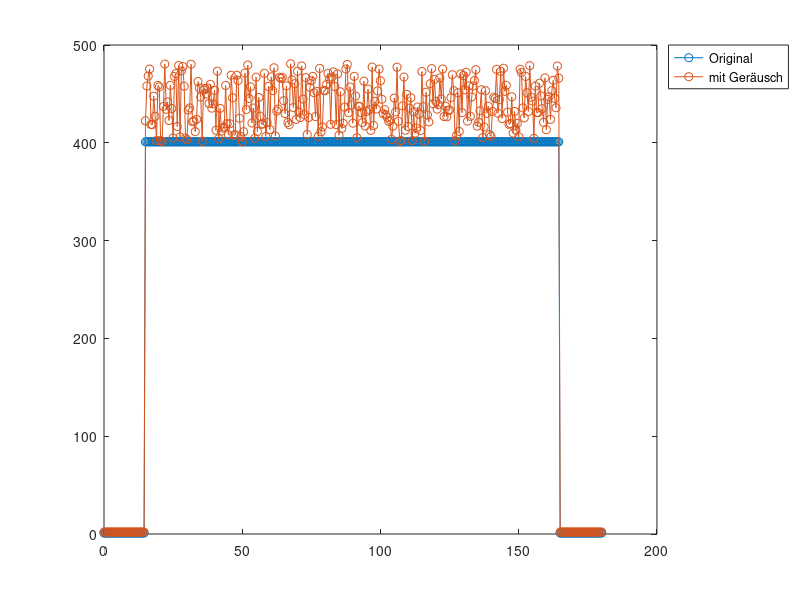

Recreate this plot in MATLAB. (Note: this script raises an error after producing the figure.)
% Beschreibung: Implementation vom Test 1 in der Dokumentation

%% Signalerzeugung %%
% Erzeugen des Signals mit Gauß-Geräusch, Nebenbedingung: alle Werte von 
% Geräusch ist großer als 0
snr_dB = 7;
signalPowerConfig = 'measured';
midVal = 400;
repeatedTimeValMid = 150;%Ton = 2*repeatedTimeValMid
tVal = 0:0.5:180;
tComp = 90;
xVal = midVal*rectpuls(tVal-tComp,repeatedTimeValMid)+1;
onIntervalBegin = (180*2-repeatedTimeValMid/0.5)/2 + 1;
onIntervalEnd = onIntervalBegin + repeatedTimeValMid/0.5 -1;
noise = abs(awgn(xVal(onIntervalBegin:onIntervalEnd),snr_dB,signalPowerConfig));
ampCoef = 0.2;
noise = mod(noise,midVal*ampCoef);
xnVal = [xVal(1:onIntervalBegin-1) noise xVal(onIntervalEnd+1:end)];
xnVal = xnVal + xVal;
draw = 1;
figureNo = 1;
if draw == 1
    figure(figureNo);
    plot(tVal,xVal,'-o',tVal,xnVal,'-o');
    figureNo = figureNo + 1;
    legend('Original','mit Geräusch','Location','northeastoutside');
end
%% Berechnung der Wirkung des Filters %%

% slopeO: Steigung des Originalzustandes, slopeF: Steigung nach dem Filtern,
% diff_x: Wirkung des Filters auf einen Bereich

% Mit dem Maximally-Flat-Methode-entworfenen Filter
draw = 0;
phase = 1;
filterObj = filterMaximallyFlatFIR_p4;
output = filterIIR(xnVal, tVal, filterObj, draw, phase, figureNo);
if draw == 1
    figureNo = figureNo + 1;
end
slopeO = slopeArray(xnVal(onIntervalBegin:onIntervalEnd), ...
    tVal(onIntervalBegin:onIntervalEnd));
slopeF = slopeArray(output(onIntervalBegin:onIntervalEnd), ...
    tVal(onIntervalBegin:onIntervalEnd));
draw = 0;
if draw == 1
    figure(figureNo);
    hVal = [1:numel(slopeF)];
    plot(hVal,slopeO,'-',hVal,slopeF,'-');
    legend('Original','gefilterten-Signal','Location','northeastoutside');
    figureNo = figureNo + 1;
end
slopeO = rms(slopeO);
slopeF = rms(slopeF);
diff_mf = 20.*log10(slopeF./slopeO);

%Mit dem Window-Kaiser-Methode-entworfenen Filter
draw = 0;
phase = 2;
filterObj = filterWindowKaiser_p10;
output = filterFIR(xnVal, tVal, filterObj, draw, phase, figureNo);
if draw == 1
    figureNo = figureNo + 1;
end
slopeO = slopeArray(xnVal(onIntervalBegin:onIntervalEnd), ...
    tVal(onIntervalBegin:onIntervalEnd));
slopeF = slopeArray(output(onIntervalBegin:onIntervalEnd), ...
    tVal(onIntervalBegin:onIntervalEnd));
draw = 0;
if draw == 1
    figure(figureNo);
    hVal = [1:numel(slopeF)];
    plot(hVal,slopeO,'-',hVal,slopeF,'-');
    legend('Original','gefilterten-Signal','Location','northeastoutside');
    figureNo = figureNo + 1;
end
slopeO = rms(slopeO);
slopeF = rms(slopeF);
diff_wk = 20.*log10(slopeF./slopeO);

% Mit dem Least-Squares-Methode-entworfenen Filter
draw = 0;
phase = 2;
filterObj = filterLeastSquares_p11;
output = filterFIR(xnVal, tVal, filterObj, draw, phase, figureNo);
if draw == 1
    figureNo = figureNo + 1;
end
slopeO = slopeArray(xnVal(onIntervalBegin:onIntervalEnd), ...
    tVal(onIntervalBegin:onIntervalEnd));
slopeF = slopeArray(output(onIntervalBegin:onIntervalEnd), ...
    tVal(onIntervalBegin:onIntervalEnd));
draw = 0;
if draw == 1
    figure(figureNo);
    hVal = [1:numel(slopeF)];
    plot(hVal,slopeO,'-',hVal,slopeF,'-');
    legend('Original','gefilterten-Signal','Location','northeastoutside');
    figureNo = figureNo + 1;
end
slopeO = rms(slopeO);
slopeF = rms(slopeF);
diff_lsq = 20.*log10(slopeF./slopeO);

% Mit dem Equiripple-Methode-entworfenen Filter
draw = 0;
phase = 2;
filterObj = filterEquiripple_p3;
output = filterFIR(xnVal, tVal, filterObj, draw, phase, figureNo);
if draw == 1
    figureNo = figureNo + 1;
end
slopeO = slopeArray(xnVal(onIntervalBegin:onIntervalEnd), ...
    tVal(onIntervalBegin:onIntervalEnd));
slopeF = slopeArray(output(onIntervalBegin:onIntervalEnd), ...
    tVal(onIntervalBegin:onIntervalEnd));
draw = 0;
if draw == 1
    figure(figureNo);
    hVal = [1:numel(slopeF)];
    plot(hVal,slopeO,'-',hVal,slopeF,'-');
    legend('Original','gefilterten-Signal','Location','northeastoutside');
    figureNo = figureNo + 1;
end
slopeO = rms(slopeO);
slopeF = rms(slopeF);
diff_eq = 20.*log10(slopeF./slopeO);

% Mit dem Window-Bartlett-Methode-entworfenen Filter
draw = 0;
phase = 2;
filterObj = filterWindowBarlett_p2;
output = filterFIR(xnVal, tVal, filterObj, draw, phase, figureNo);
if draw == 1
    figureNo = figureNo + 1;
end
slopeO = slopeArray(xnVal(onIntervalBegin:onIntervalEnd), ...
    tVal(onIntervalBegin:onIntervalEnd));
slopeF = slopeArray(output(onIntervalBegin:onIntervalEnd), ...
    tVal(onIntervalBegin:onIntervalEnd));
draw = 0;
if draw == 1
    figure(figureNo);
    hVal = [1:numel(slopeF)];
    plot(hVal,slopeO,'-',hVal,slopeF,'-');
    legend('Original','gefilterten-Signal','Location','northeastoutside');
    figureNo = figureNo + 1;
end
slopeO = rms(slopeO);
slopeF = rms(slopeF);
diff_wb = 20.*log10(slopeF./slopeO);

% Mit dem Window-Rectangular-Methode-entworfenen Filter
draw = 0;
phase = 2;
filterObj = filterWindowRectangular_p3;
output = filterFIR(xnVal, tVal, filterObj, draw, phase, figureNo);
if draw == 1
    figureNo = figureNo + 1;
end
slopeO = slopeArray(xnVal(onIntervalBegin:onIntervalEnd), ...
    tVal(onIntervalBegin:onIntervalEnd));
slopeF = slopeArray(output(onIntervalBegin:onIntervalEnd), ...
    tVal(onIntervalBegin:onIntervalEnd));
draw = 0;
if draw == 1
    figure(figureNo);
    hVal = [1:numel(slopeF)];
    plot(hVal,slopeO,'-',hVal,slopeF,'-');
    legend('Original','gefilterten-Signal','Location','northeastoutside');
    figureNo = figureNo + 1;
end
slopeO = rms(slopeO);
slopeF = rms(slopeF);
diff_wr = 20.*log10(slopeF./slopeO);

% Mit dem Window-Triangular-Methode-entworfenen Filter
draw = 0;
phase = 2;
filterObj = filterWindowTriangular_p1;
output = filterFIR(xnVal, tVal, filterObj, draw, phase, figureNo);
if draw == 1
    figureNo = figureNo + 1;
end
slopeO = slopeArray(xnVal(onIntervalBegin:onIntervalEnd), ...
    tVal(onIntervalBegin:onIntervalEnd));
slopeF = slopeArray(output(onIntervalBegin:onIntervalEnd), ...
    tVal(onIntervalBegin:onIntervalEnd));
draw = 0;
if draw == 1
    figure(figureNo);
    hVal = [1:numel(slopeF)];
    plot(hVal,slopeO,'-',hVal,slopeF,'-');
    legend('Original','gefilterten-Signal','Location','northeastoutside');
    figureNo = figureNo + 1;
end
slopeO = rms(slopeO);
slopeF = rms(slopeF);
diff_wt = 20.*log10(slopeF./slopeO);